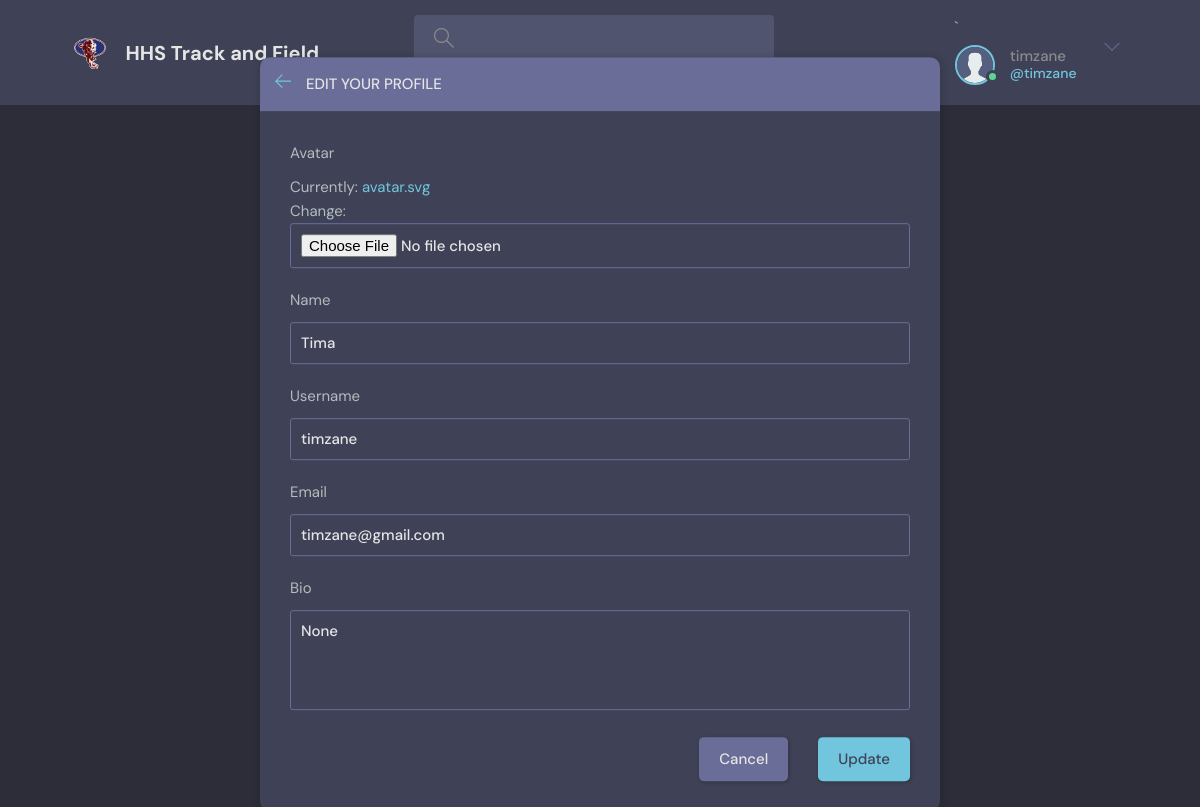
Before: /update-user/ (signed in) with the older database file.
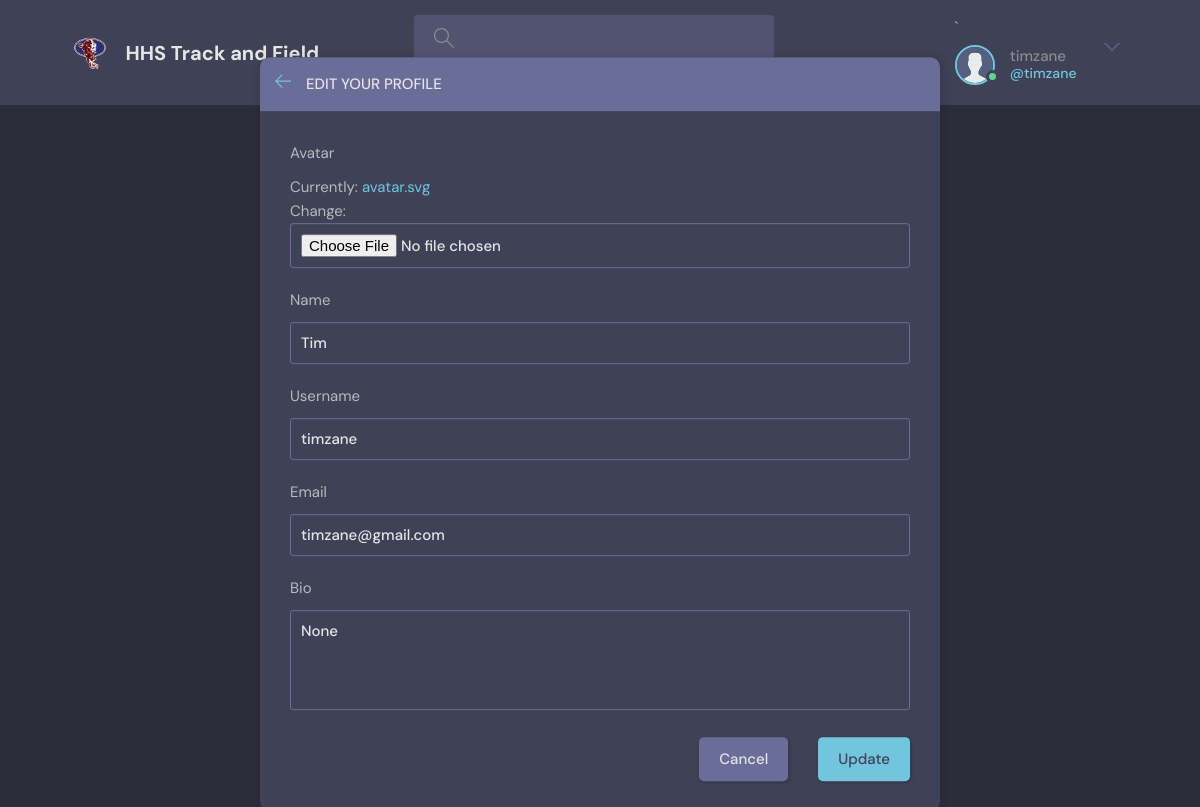
After: the same page with the newer database file.
### base/models.py (models this page shows)
class User(AbstractUser):
    name = models.CharField(max_length=200, null=True)
    email = models.EmailField(unique=True, null=True)
    bio = models.TextField(null=True)
    avatar = models.ImageField(null=True, default="avatar.svg")
    Editor = models.BooleanField(default=False)
    Maintainer = models.BooleanField(default=False)
    REQUIRED_FIELDS = []

### base/views.py (the view)
# urls.py: path('update-user/',views.updateUser,name="update-user"),
def updateUser(request):
    user = request.user
    form = UserForm(instance=user)
    if request.method == 'POST':
        form = UserForm(request.POST, request.FILES, instance=user)
        if form.is_valid():
            form.save()
            return redirect('user-profile', pk=user.id)
    return render(request,'base/update-user.html',{'form':form})

### base/forms.py
class UserForm(ModelForm):
    class Meta:
        model = User
        fields = ['avatar','name','username','email','bio']

### base/templates/base/update-user.html (shortened to what this page needs)
{% extends 'main.html' %}
{% block content %}
    <main class="update-account layout">
        <div class="container">
            <div class="layout__box">
                <div class="layout__boxHeader">
                    <div class="layout__boxTitle">
                        <a href="{% url 'home' %}">
                            <svg version="1.1" xmlns="http://www.w3.org/2000/svg" width="32" height="32"
                                viewBox="0 0 32 32">
                                <title>arrow-left</title>
                                <path
                                    d="M13.723 2.286l-13.723 13.714 13.719 13.714 1.616-1.611-10.96-10.96h27.625v-2.286h-27.625l10.965-10.965-1.616-1.607z">
                                </path>
                            </svg>
                        </a>
                        <h3>Edit your profile</h3>
                    </div>
                </div>
                <div class="layout__body">
                    <form class="form" action="" method="POST" enctype="multipart/form-data">
                        {% for field in form %}
                        <div class="form__group">
                            <label for="profile_pic">{{field.label}}</label>
                            {{field}}
                        </div>
                        {% endfor %}
                        <div class="form__action">
                            <a class="btn btn--dark" href="{% url 'home' %}">Cancel</a>
                            <button class="btn btn--main" type="submit">Update</button>
                        </div>
                    </form>
                </div>
            </div>
        </div>
    </main>
    {% endblock content %}

### templates/navbar.html (shortened to what this page needs)
{% load static %}
<header class="header header--loggedIn">
<div class="container">
    <a href="{% url 'home' %}" class="header__logo">
      <img src="{% static 'images/huntsville-high-school-huntsville-al_dcfa6b5959.png' %}" />
      <h1>HHS Track and Field</h1>
    </a>
    <form class="header__search" method="GET" action="{% url 'athlete-search'  %}" >
      <label>
        <input name="q" type="text" textplaceholder="Search for athletes..." />
      </label>
    </form>
    <nav class="header__menu">
    `   {% if request.user.is_authenticated %}
      <div class="header__user">
        <a href="{% url 'update-user' %}">
          <div class="avatar avatar--medium active">
            <img src="{{request.user.avatar.url}}" />
          </div>
          <p>{{request.user.username}} <span>@{{request.user}}</span></p>
        </a>
        <button class="dropdown-button">
          <svg version="1.1" xmlns="http://www.w3.org/2000/svg" width="32" height="32" viewBox="0 0 32 32">
            <title>chevron-down</title>
            <path d="M16 21l-13-13h-3l16 16 16-16h-3l-13 13z"></path>
          </svg>  <header class="header header--loggedIn">
        </button>
      </div>
      {% else %}
      <a href="{% url 'login' %}">
        <img src="{% static 'images/avatar.svg' %}" />
        <p>Login</p>
      </a>
      {% endif %}
    </nav>
  </div>
</header>

Changed rows visible on the page:
changed User "timzane": name "Tima" → "Tim"
